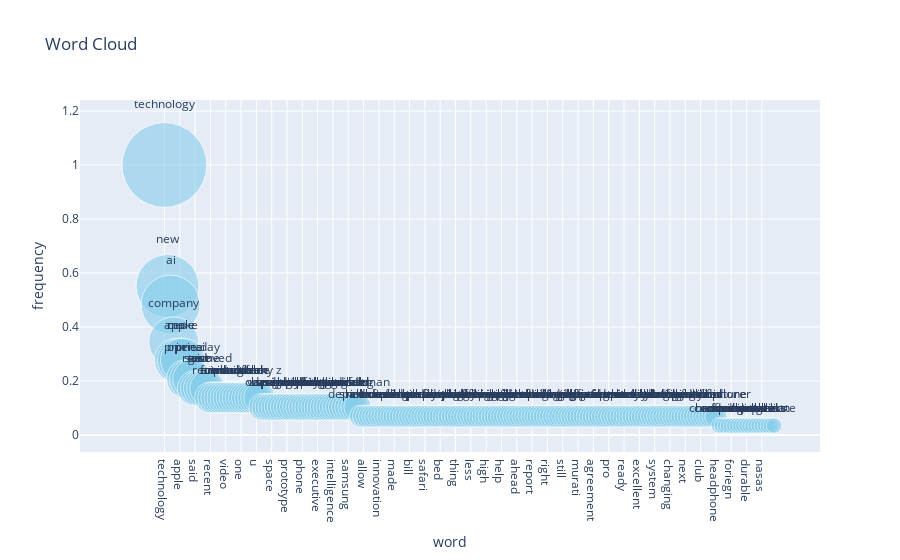

Notebook code for this chart:
### Code cell
import plotly.express as px

# Create a word cloud using Plotly (simpler for Jupyter)
def plot_word_cloud_plotly(text):
    wordcloud = WordCloud(width=2560, height=1600, background_color='white').generate(text)
    word_freq = wordcloud.words_
    
    # Convert word frequencies to a DataFrame
    words_df = pd.DataFrame(word_freq.items(), columns=['word', 'frequency'])
    
    # Create a scatter plot representing the word cloud
    fig = px.scatter(
        words_df,
        x='word', 
        y='frequency', 
        size='frequency', 
        text='word', 
        title='Word Cloud',
        hover_name='word',
        size_max=60
    )
    fig.update_traces(textposition='top center', marker=dict(color='skyblue', opacity=0.6))
    fig.show()

# Display the interactive word cloud
plot_word_cloud_plotly(combined_text)

### Figure 1 — Plotly figure (JSON) as saved in the notebook; plotly's stock layout.template omitted (floating-point values rounded to 4 significant figures; data arrays with more than 128 entries replaced by an {"elided": "..."} marker saying what was removed)
{"data": [{"hovertemplate": "<b>%{hovertext}</b><br><br>word=%{text}<br>frequency=%{marker.size}<extra></extra>", "hovertext": {"elided": "200 str values"}, "legendgroup": "", "marker": {"color": "skyblue", "opacity": 0.6, "size": {"elided": "200 float values"}, "sizemode": "area", "sizeref": 0.0002778, "symbol": "circle"}, "mode": "markers+text", "name": "", "orientation": "v", "showlegend": false, "text": {"elided": "200 str values"}, "textposition": "top center", "type": "scatter", "x": {"elided": "200 str values"}, "xaxis": "x", "y": {"elided": "200 float values"}, "yaxis": "y"}], "layout": {"legend": {"itemsizing": "constant", "tracegroupgap": 0}, "title": {"text": "Word Cloud"}, "xaxis": {"anchor": "y", "domain": [0, 1], "title": {"text": "word"}}, "yaxis": {"anchor": "x", "domain": [0, 1], "title": {"text": "frequency"}}}}
